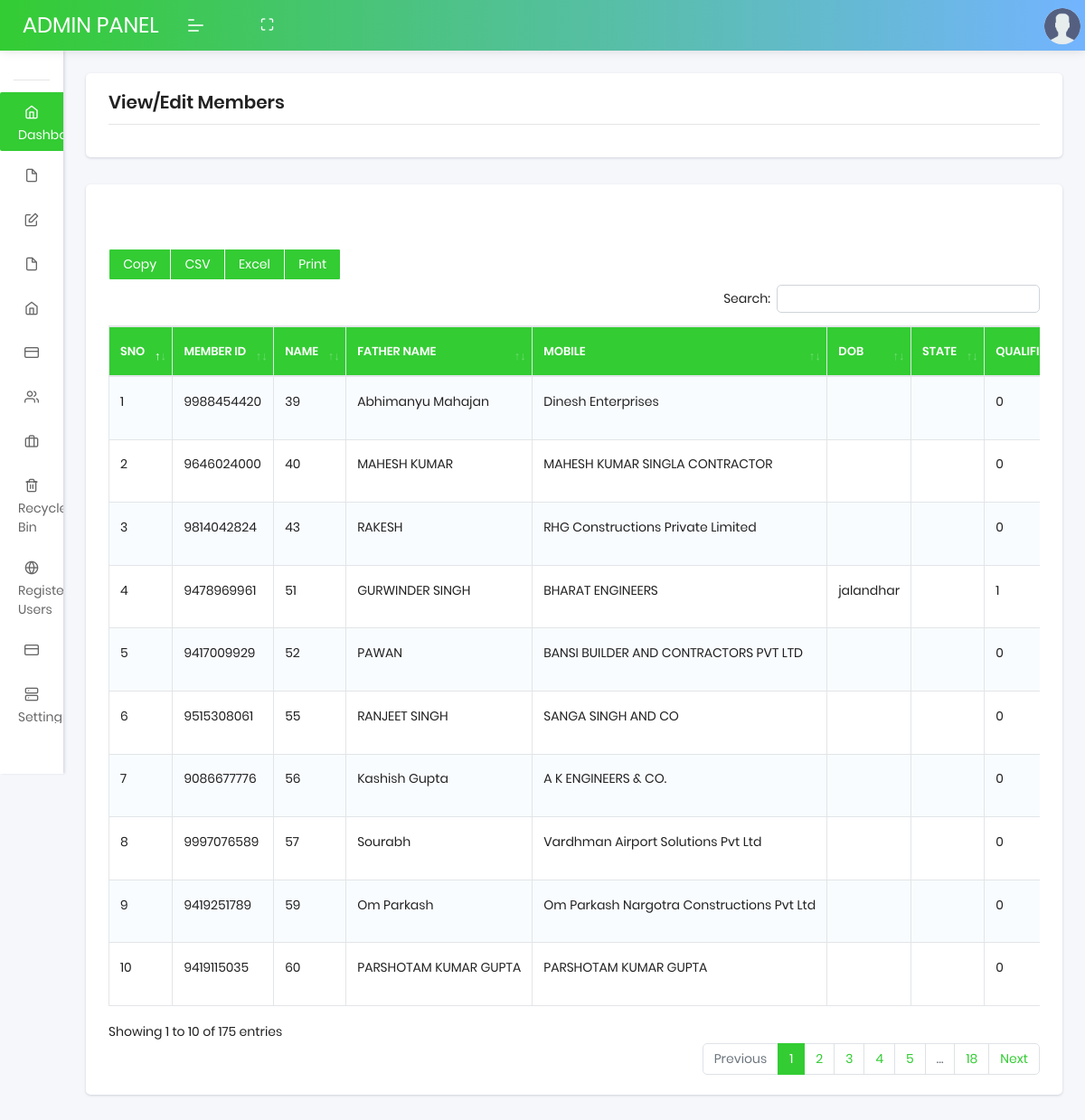
/login/view_member.php (signed in), run on the app's committed database.
### tables this page shows
CREATE TABLE `members` (
  `member_id` int(11) NOT NULL,
  `name` varchar(100) NOT NULL,
  `firm_name` varchar(100) NOT NULL,
  `mobile` varchar(100) NOT NULL,
  `email_id` varchar(100) NOT NULL,
  `city_state` varchar(100) NOT NULL,
  `password` varchar(100) NOT NULL,
  `created_date` varchar(100) NOT NULL,
  `status` varchar(100) NOT NULL DEFAULT '0',
  `activation_token` varchar(100) NOT NULL,
  `expiry_time` varchar(100) NOT NULL,
  `max_request` varchar(100) NOT NULL,
  `pending_request` varchar(11) DEFAULT `max_request`
);

### login/view_member.php (the view, shortened to what this page needs)
<?php
include("db/config.php");
$query="SELECT * FROM members";
$result= mysqli_query($db,$query);
    ?>
<!DOCTYPE html>
<html lang="en">
<head>
<link rel="stylesheet" href="assets/css/plugins/dataTables.bootstrap4.min.css">
<link rel="stylesheet" href="assets/css/style.css">
</head>
<body class="">
<?php include 'navbar.php'; ?>
<header class="navbar pcoded-header navbar-expand-lg navbar-light headerpos-fixed header-blue">
<div class="m-header">
<a class="mobile-menu" id="mobile-collapse" href="#!"><span></span></a>
<a href="#!" class="b-brand" style="font-size:24px;">
ADMIN PANEL
</a>
</div>
<div class="collapse navbar-collapse">
<ul class="navbar-nav mr-auto">
<li class="nav-item">
<a href="#!" class="full-screen" onClick="javascript:toggleFullScreen()"><i class="feather icon-maximize"></i></a>
</li>
</ul>
</div>
<div class="dropdown drp-user">
<a href="#!" class="dropdown-toggle" data-toggle="dropdown">
<img src="assets/images/user.png" class="img-radius wid-40" alt="User-Profile-Image">
</a>
</div>
</header>
<section class="pcoded-main-container">
<div class="pcoded-content">
<div class="page-header">
<div class="page-block">
<div class="row align-items-center">
<div class="col-md-12">
<div class="page-header-title">
<h5 class="m-b-10">View/Edit Members
</h5>
</div>
</div>
</div>
</div>
</div>
<div class="row">
<div class="col-sm-12">
<div class="card">
<div class="card-header table-card-header">
</div>
<div class="card-body">
<div class="dt-responsive table-responsive">
<br/>
<?php
echo '<table id="basic-btn" class="table table-striped table-bordered nowrap">';
echo "<thead>";
echo "<tr>";
echo "<th>SNO</th>";
echo "<th>Member Id</th>";
echo "<th>Name</th>";
echo "<th>Father Name</th>";
echo "<th>Mobile</th>";
echo "<th>DOB</th>";
echo "<th>State</th>";
echo "<th>Qualification</th>";
echo "</tr>";
echo "</thead>";
?>
<?php
$count=1;
  echo "<tbody>";
while ($row = mysqli_fetch_row($result))
  {
echo "<tr class='record'>";
echo "<td>$count</td>";
 echo "<td>" . $row['3'] . "</td>";
 echo "<td>" . $row['0'] . "</td>";
echo "<td>" . $row['1'] . "</td>";
echo "<td>" . $row['2'] . "</td>";
echo "<td>" . $row['5'] . "</td>";
echo "<td>" . $row['6'] . "</td>";
echo "<td>" . $row['8'] . "</td>";
echo "</tr>";
$count++;
  }
  echo "</table>";
?>
</div>
</div>
</div>
</div>
</div>
</div>
</section>
</body>
</html>

### data on the page
members: mobile "9988454420", member_id "39", name "Abhimanyu Mahajan", firm_name "Dinesh Enterprises", status "0"
members: mobile "9646024000", member_id "40", name "MAHESH KUMAR", firm_name "MAHESH KUMAR SINGLA CONTRACTOR", status "0"
members: mobile "9814042824", member_id "43", name "RAKESH", firm_name "RHG Constructions Private Limited", status "0"
members: mobile "9478969961", member_id "51", name "GURWINDER SINGH", firm_name "BHARAT ENGINEERS", city_state "jalandhar", status "1"
members: mobile "9417009929", member_id "52", name "PAWAN", firm_name "BANSI BUILDER AND CONTRACTORS PVT LTD", status "0"
members: mobile "9515308061", member_id "55", name "RANJEET SINGH", firm_name "SANGA SINGH AND CO", status "0"
members: mobile "9086677776", member_id "56", name "Kashish Gupta", firm_name "A K ENGINEERS & CO.", status "0"
members: mobile "9997076589", member_id "57", name "Sourabh", firm_name "Vardhman Airport Solutions Pvt Ltd", status "0"
members: mobile "9419251789", member_id "59", name "Om Parkash", firm_name "Om Parkash Nargotra Constructions Pvt Ltd", status "0"
members: mobile "9419115035", member_id "60", name "PARSHOTAM KUMAR GUPTA", firm_name "PARSHOTAM KUMAR GUPTA", status "0"
